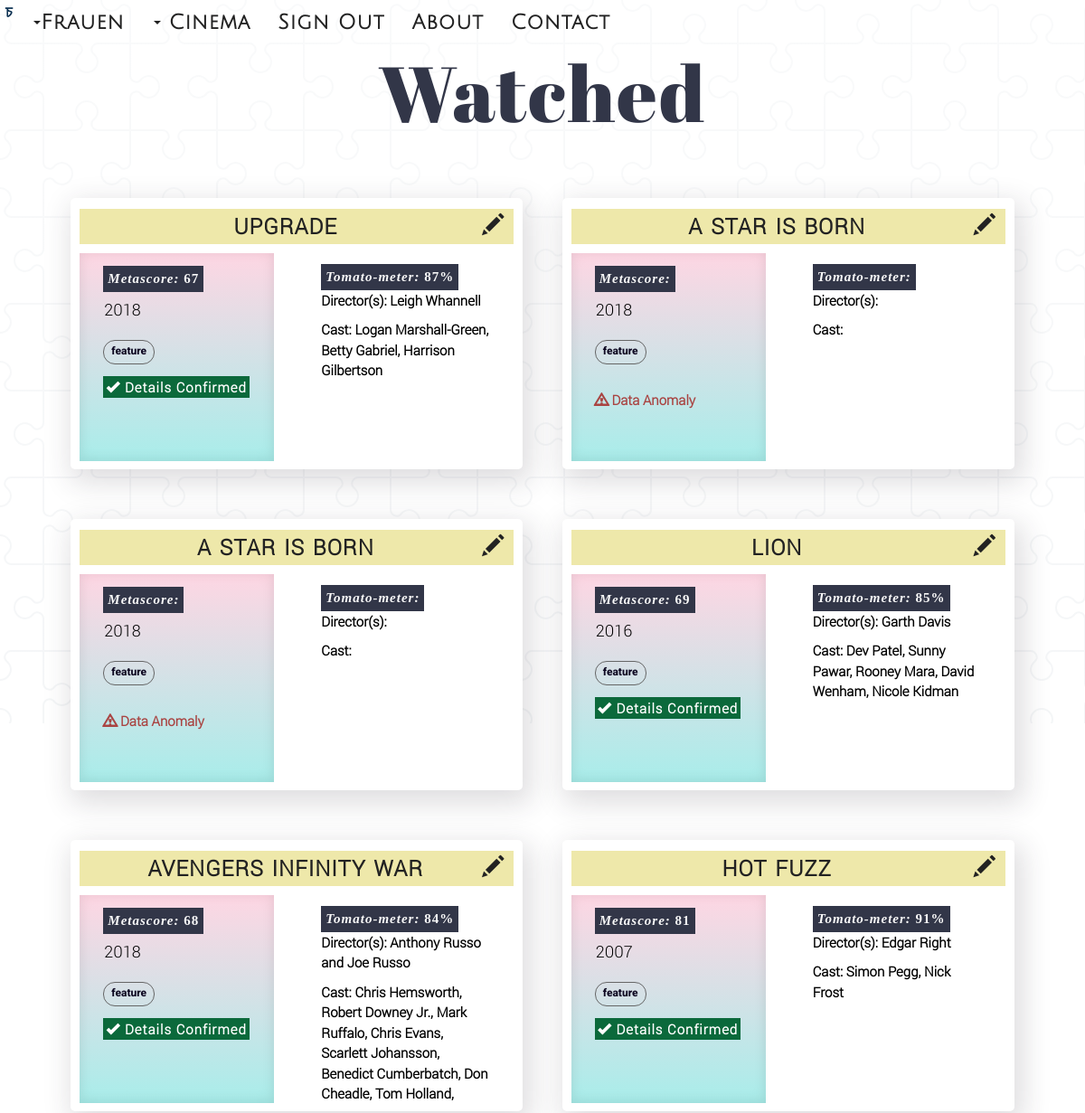
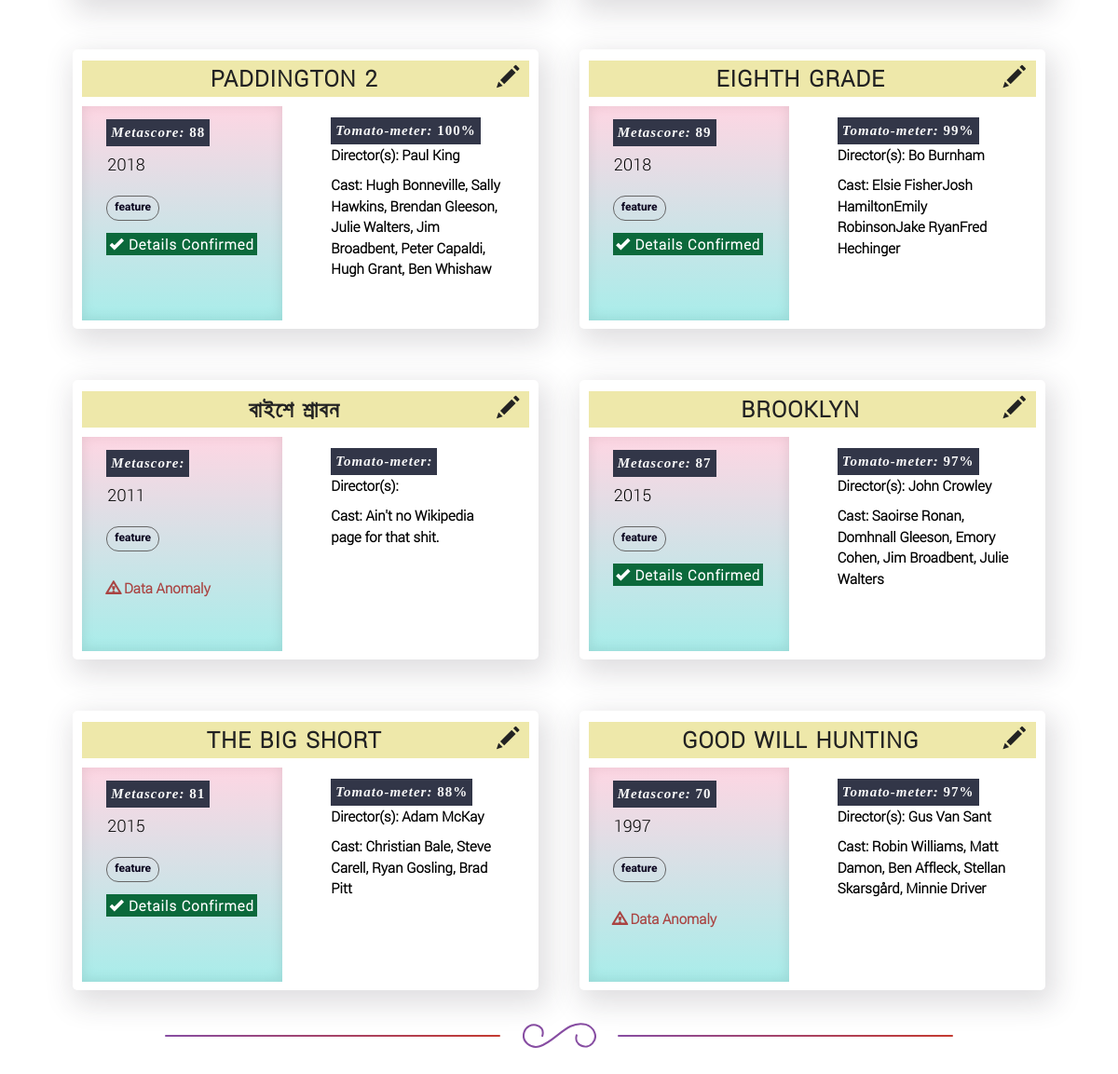
The app's page /cinema/list/ (signed in), older data (2 pictures, top to bottom).
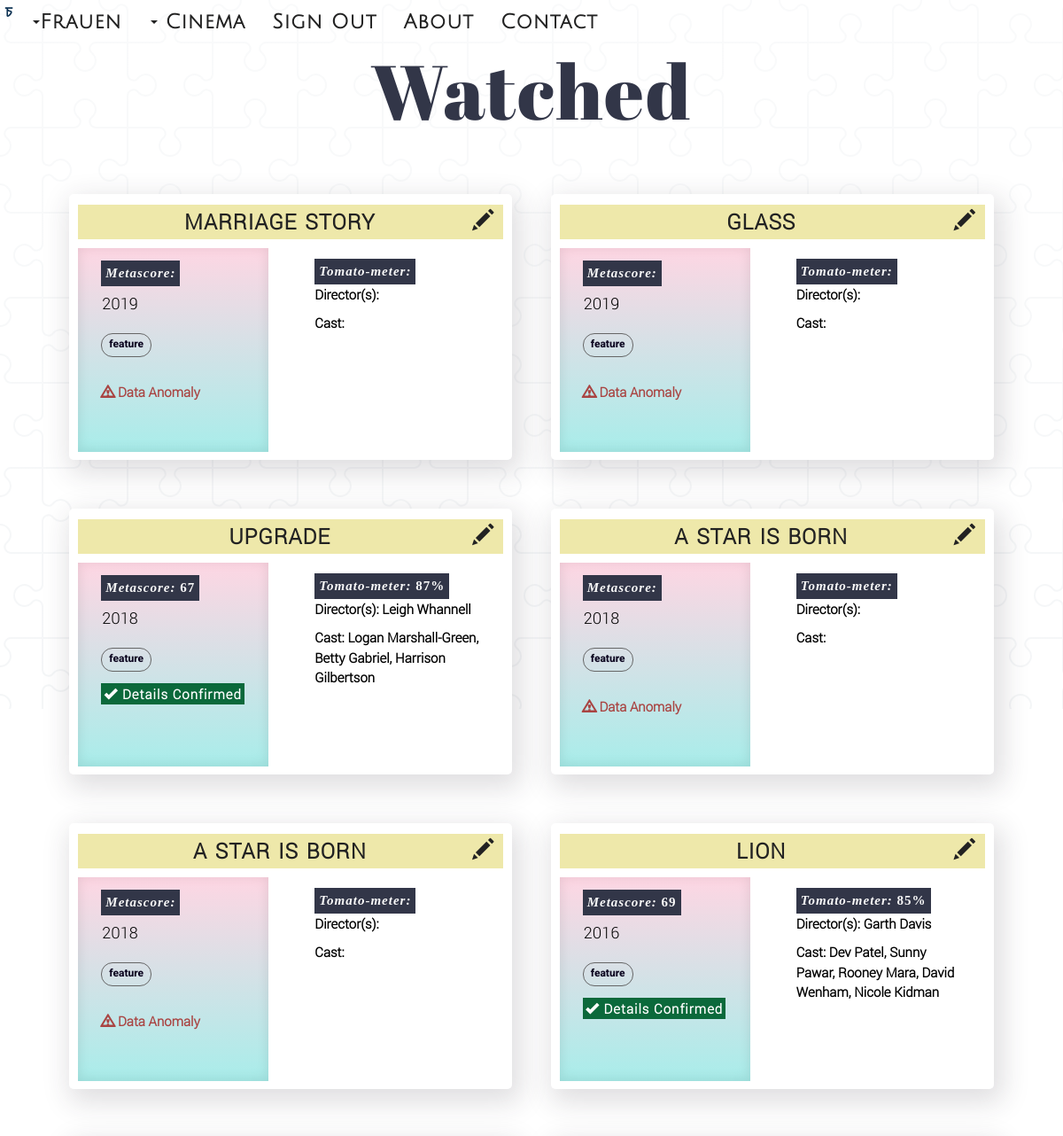
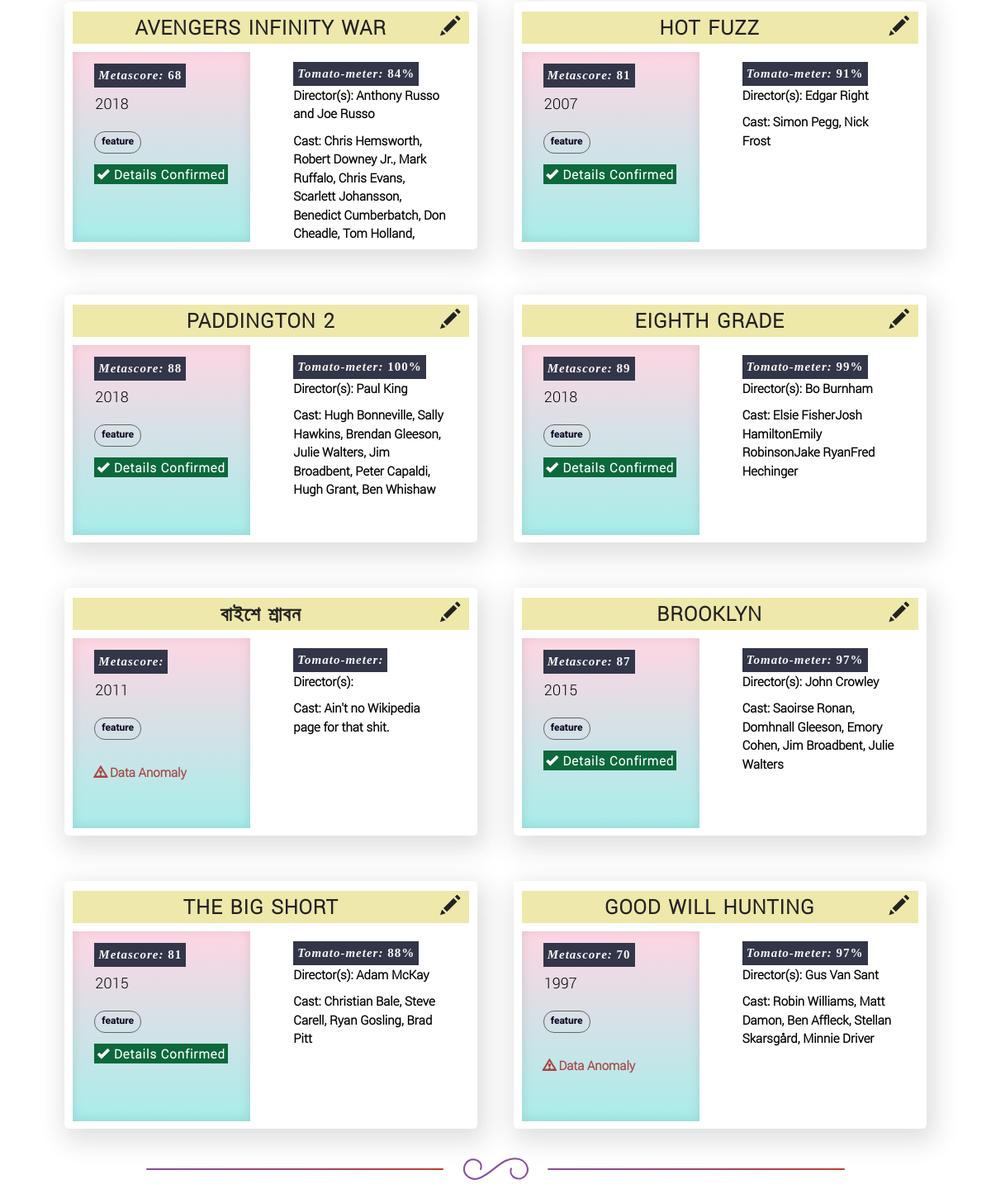
The same page, newer data (2 pictures, top to bottom).
### cinema/models.py (models this page shows, shortened)
class CinemaBook(models.Model):
	alphanumeric = RegexValidator(r'^[0-9a-zA-Z? ,-]*$', 'Only alphanumeric characters are allowed.')
	categories = (
		('Feature', 'Feature'),
		('Short', 'Short'),
		('Doc', 'Documentary'),
		)
	YEAR_CHOICES = []
	for r in range((datetime.datetime.now().year+1), 1900, -1):
	    YEAR_CHOICES.append((r,r))
	owner		=models.ForeignKey(User)
	name        =models.CharField(max_length=50, blank=False, validators=[alphanumeric])
	language    =models.CharField(max_length=40, blank=True, default='English')
	category    =models.CharField(max_length=10, choices=categories, blank=False)
	year        =models.IntegerField(choices=YEAR_CHOICES, blank=False, default=datetime.datetime.now().year)
	cast        =models.CharField(max_length=420, blank=True)
	director    =models.CharField(max_length=30, blank=True)
	metascore   =models.CharField(max_length=10, blank=True)
	meter       =models.CharField(max_length=10, blank=True)
	synopsis    =models.TextField(blank=True)
	wpurl 		=models.URLField(blank=True)
	cinto       =models.TextField(blank=True)
	dialogs     =models.TextField(blank=True)
	popref      =models.TextField(blank=True)
	verify      =models.BooleanField(default=False)
	public		=models.BooleanField(default=True)
	timestamp   =models.DateTimeField(auto_now_add=True)
	updated     =models.DateTimeField(auto_now=True)
	slug        =models.SlugField(blank=True, null=True)
	def __str__(self):
	    return self.name
	def get_absolute_url(self):
	    return reverse('cinema:detail', kwargs={'slug':self.slug})
	class Meta:
		ordering = ('-timestamp', 'name',)

### cinema/views.py (the view)
# urls.py: url(r'^list/(?P<slug>[\w\s-]+)/$', views.CinemaListView.as_view(), name='verify'),
class CinemaListView(LoginRequiredMixin, ListView):
    def get_queryset(self):
        slug=self.kwargs.get("slug")
        if slug:
            queryset = CinemaBook.objects.filter(
            Q(verify=True) &
            Q(owner=self.request.user)
            )
        else:
            queryset = CinemaBook.objects.filter(owner=self.request.user)
        return queryset

### cinema/templates/cinema/cinemabook_list.html (shortened to what this page needs)
{%extends "base.html"%}
{%block content%}
<h2>Watched</h2>
{%  for obj in object_list %}
	<div class="cinecard">
  	  	<h3><a href='{{ obj.get_absolute_url}}'>{{obj}}</a> <a class="editlink" href='{% url "cinema:edit" obj.id %}'><span class="glyphicon glyphicon-pencil" style="float: right;top:5px;right: 10px;"></span></a></h3>
	  	<div class="cinedetails1">
		  	<p class="text-info"><i>Metascore: </i>{{obj.metascore}}</p>
			<h4>{{obj.year}}</h4>
			<p class="text-muted">{{obj.category}}</p>
			<br>
			{% if obj.verify %}
				<a href="{% url 'cinema:verify' slug=obj.verify %}">
			  		<p class='text-success'><span class="glyphicon glyphicon-ok"></span> Details Confirmed</p>
			  	</a>
			{% else %}
		  		<p class='text-danger'><span class="glyphicon glyphicon-warning-sign"></span> Data Anomaly</p>
			{% endif %}
		</div>
	  	<div class="cinedetails2">
		  	<p class="text-info"><i>Tomato-meter: </i>{{obj.meter}}</p>
			<p>Director(s): {{obj.director}}</p>
		  	<p>Cast: {{obj.cast}}</p>
	  	</div>
  	</div>
{%endfor%}
{% include 'snippets/svg_line.html'%}
{%endblock content%}

### templates/base.html (shortened to what this page needs)
<!DOCTYPE html>
<html lang="en">
  <head>
    {% include 'snippets/css.html'%}
  </head>
  {% load static %}
  <body>
    {% include 'snippets/nav.html'%}
    <div class="container" style="padding: 0;margin: 0;width: 100%!important;">
      {%block content%} {%endblock content%}
    </div>
  </body>
</html>

### templates/snippets/css.html (shortened to what this page needs)
<link rel="stylesheet" href="https://maxcdn.bootstrapcdn.com/bootstrap/3.3.7/css/bootstrap.min.css">

### templates/snippets/nav.html (shortened to what this page needs)
<nav>
  <div class="navbar navbar-inverse navbar-fixed-top">
    <div class="navbar-header">
        <a class="navbar-brand logo" href='{% url "home"%}'><strong>চ</strong></a>
    </div>
    <div class="navbar-collapse collapse" id="sitenav">
        <ul class="nav navbar-nav">
          {% if request.user.is_authenticated %}
            <li class="dropdown">
              <a class="dropdown-toggle" data-toggle="dropdown" href="#">
              <span class="caret"></span>Frauen</a>
            </li>
            <li class="dropdown">
              <a class="dropdown-toggle" data-toggle="dropdown" href="#">
              <span class="caret"></span> Cinema</a>
            </li>
            <li><a href='{% url "logout"%}'>Sign Out</a></li>
            {% else %}
              <li> <a href='{% url "login"%}'>Sign in</a></li>
            {% endif %}
            <li><a href='{% url "about"%}'>About</a></li>
            <li><a href='{% url "contact"%}'>Contact</a></li>
        </ul>
    </div>
  </div>
</nav>

### templates/snippets/svg_line.html (shortened to what this page needs)
<div class="hr">
	<div class="line  line-left draw skrollable skrollable-after" data-2-bottom="@data-v:0" data-80-center="@data-v:1" data-v="1" style="transform: scale(1, 1);"></div>
	<div class="inline-svg draw skrollable skrollable-after" data-width="79"data-height="27" data-src="https://gardenestudio.com.br/img/ornamento-small.svg" data-27-bottom="@data-v:0" data-80-center="@data-v:1" data-v="1" style="display:inline-block; vertical-align: middle; line-height: 0; width: 79px; height: 27px;">
	</div>
	<div class="line  line-right draw skrollable skrollable-after" data-2-bottom="@data-v:0" data-80-center="@data-v:1" data-v="1" style="transform: scale(1, 1);"></div>
</div>

### templates/snippets/css.html (style rules this page uses)
html { min-height: 100%; position: relative; }
body { text-align: center; font-family: 'Roboto Light', Helvetica, sans-serif; color: #000; font-weight: bold; display: flex; flex-direction: column; transition: 0.2s all ease; line-height: 1.609em; margin: 0 0 100px; }
body::before { content: ''; display: block; position: fixed; top: 0; left: 0; width: 100vw; height: 100vh; z-index: -1; background-attachment: scroll; background-color: #fff; background-size: cover, auto; position: fixed; }
h2 { font-family: 'Abril Fatface', serif; color: #092f50; letter-spacing: 2px; word-spacing: 3px; }
h3 { line-height: 1.609em; font-weight: bold; color: #092f50; text-transform: capitalize; letter-spacing: 1px; word-spacing: 2px; }
nav { margin: 0 auto; margin-bottom: 30px; }
.navbar-header { text-align: center; width: auto; height: 60px; transition: width 1s cubic-bezier(.4,0,1,1); }
.navbar { font-family: 'Julius Sans One', Helvetica, sans-serif; letter-spacing: 1px; font-weight: bold; margin-bottom: 0; background: #0000; border-color: rgba(0,0,0,0); }
.logo { display: inline-block; float:left; margin: 0px 1px; padding: 3px 5px; }
.navbar-inverse .navbar-brand { color: #092f50; }
.navbar-inverse .navbar-nav>li>a { color: #222; font-size: 1.609em; }
.navbar-inverse, .navbar-inverse .navbar-collapse, .navbar-inverse .navbar-form, .navbar-inverse .navbar-toggle, .navbar-inverse .navbar-nav .open .dropdown-menu>li>a, { color: #222; font-size: 18px; text-align: end; }
.navbar-fixed-top .navbar-collapse { max-height: inherit; border-color: rgba(0,0,0,0); }
.container h2 { font-size: calc(6.2rem + (41.599999999999994 * (100vw - 400px)/ 1366)); color: #323648; line-height: 1.209em; margin-bottom: 45px; }
.cinecard { display: inline-block; position: absolute; background: #fff; margin: 20px; margin-bottom: 35px; padding: 10px; border-radius: 5px; width: 500px; height: 300px; position: relative; box-shadow: .5rem 1rem 3.125rem .5rem rgba(44,42,54,0.151); animation: slidingstep 1s 1 normal ease-out forwards; }
.cinecard h3 { text-transform: uppercase; margin-top: 2px; background: #eee8aa; }
.cinecard h3 a { color: #222; text-decoration: none; word-spacing: 2px; transition: color 1s ease; }
.cinecard p { font-size: 15px; font-weight: bold; }
.cinecard h4 { margin-left: 15px; }
.cinecard .text-info { font-family: 'Alegreya'; color: #f9f9f9; font-style: normal; letter-spacing: 1px; padding: 3px 5px; background: #323648; margin-bottom: 0px; display: inline-block; }
.cinecard .text-muted { color: #0f0923; text-transform: lowercase; font-weight: 800; display: inline; font-size: 12px; font-family: roboto; border: 1px solid #666; display: inline-block; padding: 0px 8px 2px; border-radius: 13px; }
.cinedetails1 p { margin: 14px; }
.text-success { display: inline; font-size: 11px; padding: 2px 3px; background-color: #0b693b; letter-spacing: 1px; color: #fff; }
.cinedetails1, .cinedetails2 { text-align: justify; width: 215px; vertical-align: middle; padding: 12px; height: 230px; position: absolute; overflow-y: auto; text-align: left; }
.cinedetails1 { position: relative; float: left; padding-top: 0px; background-image: linear-gradient(to top, #a8edea 0%, #fed6e3 100%); box-shadow: inset -0.01em -0.1em 1em rgba(0,0,0,0.1); }
.cinedetails2 { float: right; padding-right: 15px; right: 20px; }
.line-left { margin-right: 20px; transform-origin: 100% 50%; }
.line-right { margin-left: 20px; transform-origin: 0 50%; }
.line { width: 30%; height: 2px; display: inline-block; background-image: linear-gradient(45deg, #874da2 0%, #c43a30 100%); border-radius: 1000px; vertical-align: middle; }

Row changes from the older to the newer data that the page shows:
added CinemaBook: name "MARRIAGE STORY", year "2019", category "feature", verify False (drawn)
added CinemaBook: name "GLASS", year "2019", category "feature", verify False (drawn)
